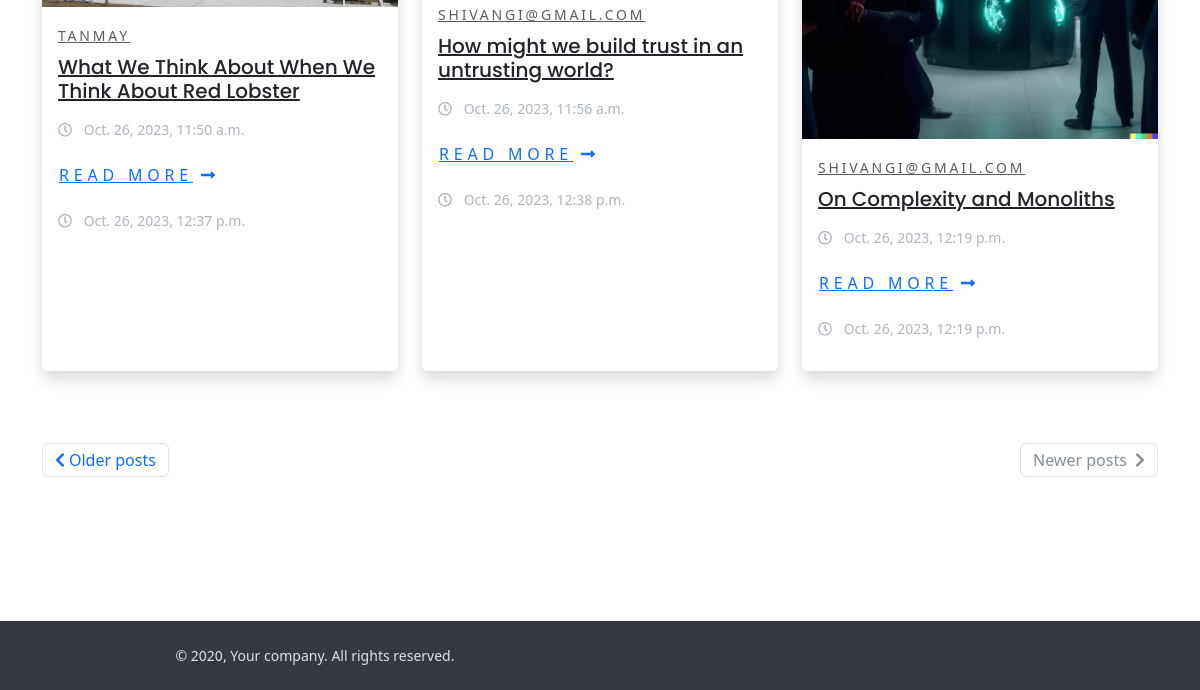
The app's page / (lower part), older data.
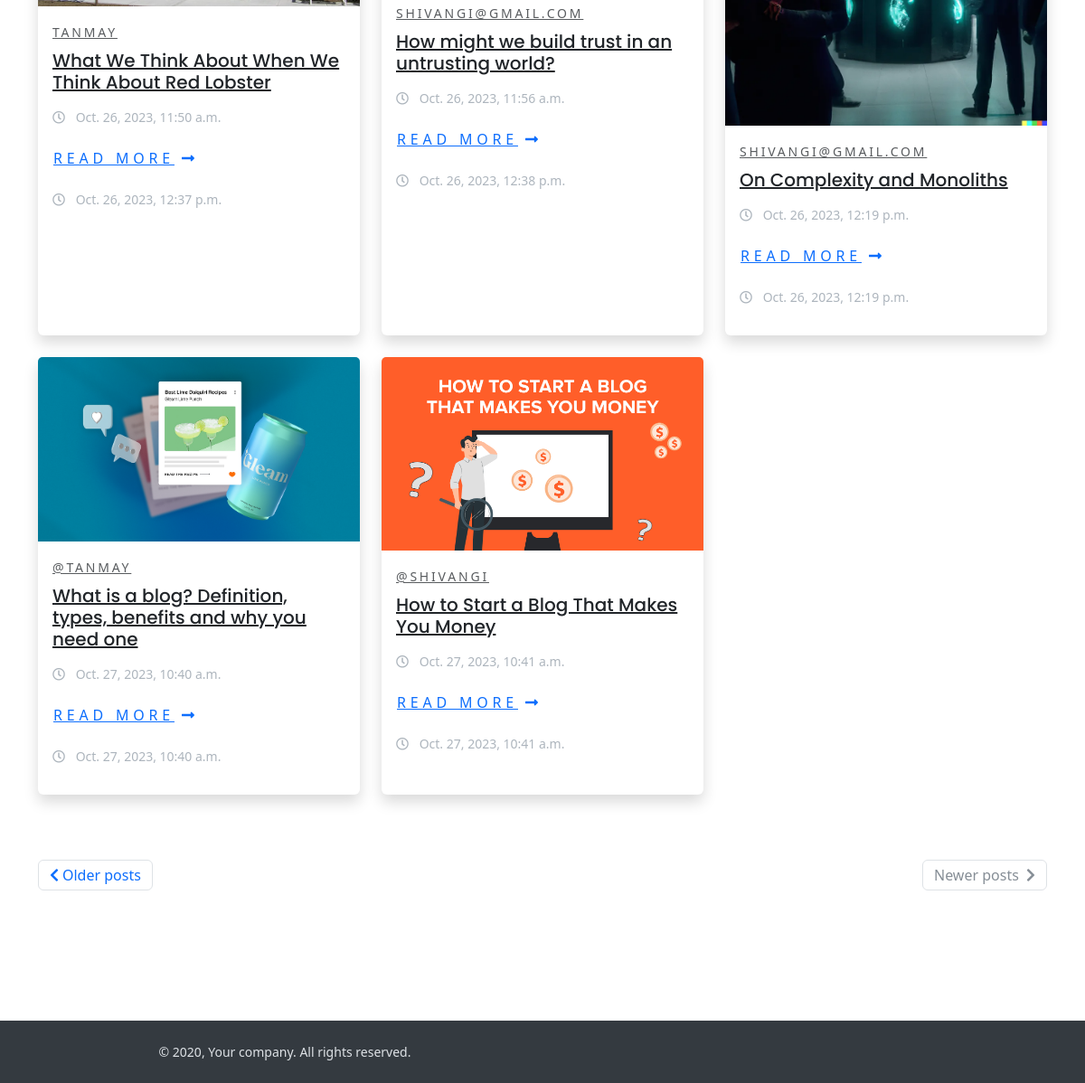
The same page, newer data.
### blogapp/models.py (models this page shows, shortened)
class blogmodel(models.Model):
    user=models.ForeignKey(User, blank=True, null=True, on_delete=models.CASCADE)
    title = models.CharField(max_length=1500)
    content=HTMLField()
    slug=models.SlugField(max_length=1000,null=True,blank=True)
    image=models.ImageField(upload_to='media')
    created_at=models.DateTimeField( auto_now_add=True)
    updated_at=models.DateTimeField( auto_now=True)

### blogapp/views.py (the view)
# urls.py: 2. Add a URL to urlpatterns:  path('', views.home, name='home')
def home(request):
    try:
     blog_content=blogmodel.objects.all()
     data={
        'blog': blog_content
     }
    except Exception as e:
        print(e)
    return render(request, 'home.html', data)

### templates/home.html (shortened to what this page needs)
{% extends "base.html" %}
{% block start %}
  <section class="py-6">
    <div class="container">
      <div class="row mb-5">
        {% for blog in blog %}
        <div class="col-lg-4 col-sm-6 mb-4 hover-animate">
          <div class="card shadow border-0 h-100">
            <a href="{% url 'blog_detail' blog.slug %}">
              <img class="img-fluid card-img-top" src="/media/{{blog.image}}" alt="..."/></a>
            <div class="card-body"><a class="text-uppercase text-muted text-sm letter-spacing-2" href="#">
              {{blog.user.username}} </a>
              <h5 class="my-2"><a class="text-dark" href="{% url 'blog_detail' blog.slug %}">
               {{blog.title}}          </a></h5>
              <p class="text-gray-500 text-sm my-3"><i class="far fa-clock mr-2"></i>
                {{blog.created_at}}</p>
              <a class="btn btn-link pl-0"href="{% url 'blog_detail' blog.slug %}">Read more<i class="fa fa-long-arrow-alt-right ml-2"></i></a>
              <p class="text-gray-500 text-sm my-3"><i class="far fa-clock mr-2"></i>
                {{blog.updated_at}}</p>
            </div>
          </div>
        </div>
        {% endfor %}
      </div>
      <nav aria-label="Blog pagination">
        <ul class="pagination justify-content-between mb-5">
          <li class="page-item"><a class="page-link text-sm rounded" href="#"> <i class="fa fa-chevron-left mr-1"></i>Older posts</a></li>
          <li class="page-item disabled"><a class="page-link text-sm rounded" href="#" tabindex="-1">Newer posts  <i class="fa fa-chevron-right ml-1"></i></a></li>
        </ul>
      </nav>
    </div>
  </section>
  {% endblock %}

### templates/base.html (shortened to what this page needs)
<!DOCTYPE html>
<html lang="en">
<head>
    <link rel="stylesheet" href="/media/css/nouislider.css">
    <link rel="stylesheet" href="/media/css/swiper.min.css">
    <link rel="stylesheet" href="/media/css/magnific-popup.css">
    <link rel="stylesheet" href="/media/css/default.css" id="theme-stylesheet">
    <link rel="stylesheet" href="/media/css/custom.css">
    <link href="https://cdn.jsdelivr.net/npm/bootstrap@5.3.2/dist/css/bootstrap.min.css" rel="stylesheet">
    <link href="https://getbootstrap.com/docs/5.3/assets/css/docs.css" rel="stylesheet">
   </head>
  <body>
    {% block start %}
    {% endblock %}
    <footer class="position-relative z-index-10 d-print-none">
      <div class="py-4 font-weight-light bg-gray-800 text-gray-300">
        <div class="container">
          <div class="row align-items-center">
            <div class="col-md-6 text-center text-md-left">
              <p class="text-sm mb-md-0">&copy; 2020, Your company.  All rights reserved.</p>
            </div>
          </div>
        </div>
      </div>
    </footer>
  </body>
</html>

### pubic/static/css/custom.css (style rules this page uses)
.fa, .fab, .fal, .far, .fas { -moz-osx-font-smoothing: grayscale; -webkit-font-smoothing: antialiased; display: inline-block; font-style: normal; font-variant: normal; text-rendering: auto; line-height: 1 }
.fa-chevron-left:before { content: "\f053" }
.fa-chevron-right:before { content: "\f054" }
.fa-clock:before { content: "\f017" }
.fa-long-arrow-alt-right:before { content: "\f30b" }
.far { font-weight: 400 }
.fa, .far, .fas { font-family: "Font Awesome 5 Free" }
.fa, .fas { font-weight: 900 }

Row changes from the older to the newer data that the page shows:
added blogmodel: image (picture), user.username "@TANMAY", title "What is a blog? Definition, types, benefits and why you need one", created_at "Oct. 27, 2023, 10:40 a.m.", updated_at "Oct. 27, 2023, 10:40 a.m."
added blogmodel: image (picture), user.username "@SHIVANGI", title "How to Start a Blog That Makes You Money", created_at "Oct. 27, 2023, 10:41 a.m.", updated_at "Oct. 27, 2023, 10:41 a.m."
